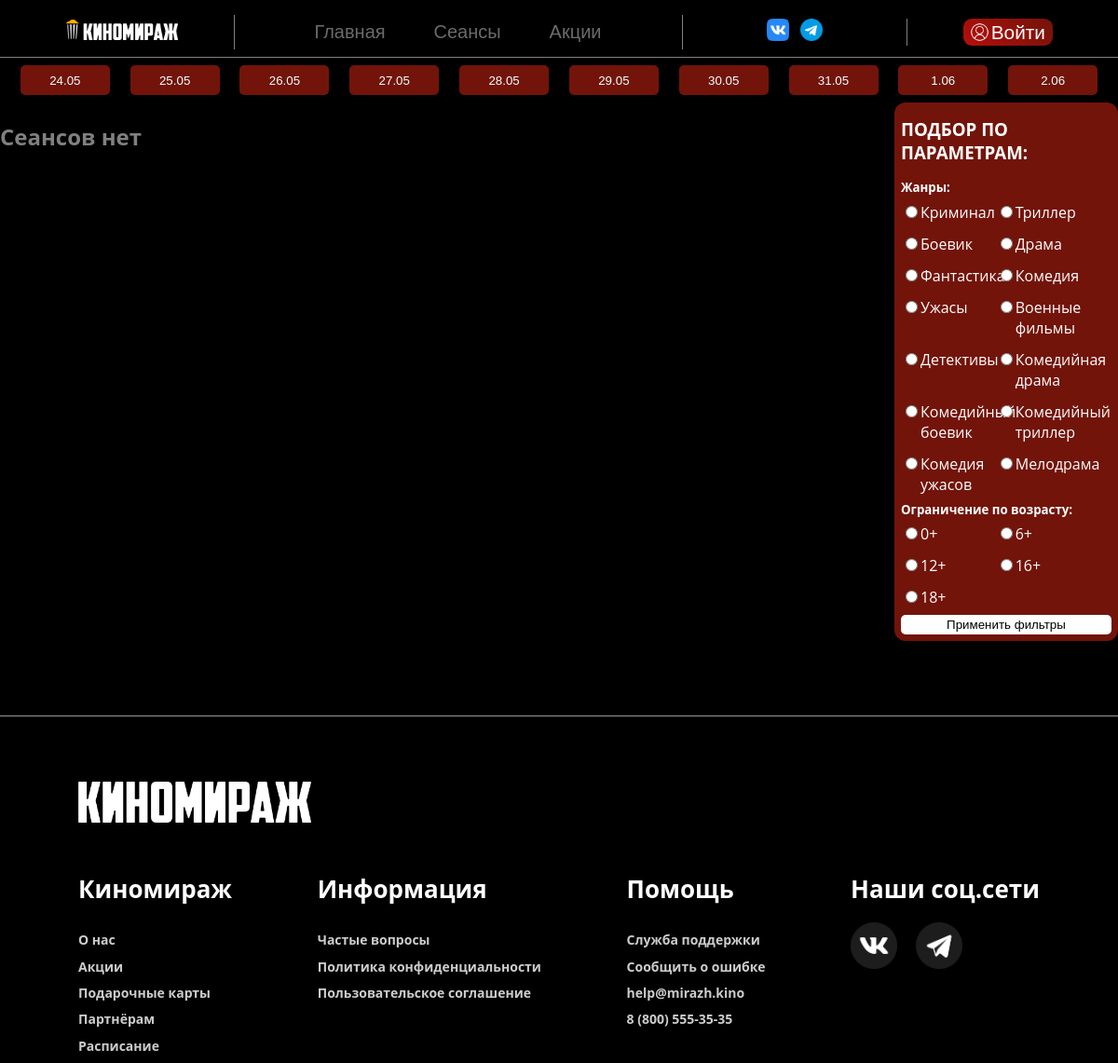
Page /session.php?age=18+ on the committed database.
### tables this page shows
CREATE TABLE `category` (
  `category_id` smallint NOT NULL,
  `category_name` varchar(255) NOT NULL
);

### components/session-filter.php (the view, shortened to what this page needs)
<?php
    $filt_query = "SELECT * FROM category";
    $filt_res = mysqli_query($conn, $filt_query);
?>
<link rel="stylesheet" href="assets/css/seans.css">
<form class="session-film-filter" method="GET">
    <h3 class="filter-main-text">ПОДБОР ПО ПАРАМЕТРАМ:</h3>
    <h5 class="filt-second-text">Жанры:</h5>
    <div class="filt-check-block">
        <?php
            $filt_num_rows = mysqli_num_rows($filt_res);
            if ($filt_num_rows > 0){
                for ($i=0; $i<$filt_num_rows; $i++){
                    $cat_filt = mysqli_fetch_array($filt_res, MYSQLI_ASSOC);
                    $cat_filt_html = <<<_CATFILTER
                        <div class="select-element">
                            <input id="$cat_filt[category_id]" type="radio" value="$cat_filt[category_name]" name="category">
                            <label for="$cat_filt[category_id]" class="sort">$cat_filt[category_name]</label>
                        </div>
                    _CATFILTER;
                    echo $cat_filt_html;
                }
            }
        ?>
    </div>
    <h5 class="filt-second-text">Ограничение по возрасту:</h5>
    <div class="filt-check-block">
        <div class="select-element">
            <input type="radio" name="age" value="0">
            <label class="sort">0+</label>
        </div>
        <div class="select-element">
            <input type="radio" name="age"  value="6">
            <label class="sort">6+</label>
        </div>
        <div class="select-element">
            <input type="radio" name="age"  value="12">
            <label class="sort">12+</label>
        </div>
        <div class="select-element">
            <input type="radio" name="age"  value="16">
            <label class="sort">16+</label>
        </div>
        <div class="select-element">
            <input type="radio" name="age"  value="18">
            <label class="sort">18+</label>
        </div>
    </div>
    <input class="button" type="submit" value="Применить фильтры">
</form>

### assets/css/style.css (style rules this page uses)
body { background-color: black; font-family: 'Open Sans', sans-serif; overflow-x: hidden; margin: 0; }

### assets/css/seans.css (style rules this page uses)
.session-film-filter { display: flex; flex-direction: column; background-color: #72140A; padding: 7px; border-radius: 12px; position: sticky; top: 10vh; z-index: 99; }
.session-film-filter h3, h5 { margin-block: 0.5em; color: white; }
.select-element { width: 50%; color: white; display: flex; flex-direction: row; align-items: baseline; }
.filt-check-block { max-width: 90%; display: flex; flex-direction: row; flex-wrap: wrap; row-gap: 1vw; }
.session-film-filter input.button { background-color: #ffffff; border: 0; border-radius: 5px; margin-top: 1vh; padding: 3px; }

### rows in the picture
category: category_name "Криминал"
category: category_name "Триллер"
category: category_name "Боевик"
category: category_name "Драма"
category: category_name "Фантастика"
category: category_name "Комедия"
category: category_name "Ужасы"
category: category_name "Военные фильмы"
category: category_name "Детективы"
category: category_name "Комедийная драма"
category: category_name "Комедийный боевик"
category: category_name "Комедийный триллер"
category: category_name "Комедия ужасов"
category: category_name "Мелодрама"

### other values in the picture
$acc_text "Войти"
$date_fo "24.05"
$date_fo "25.05"
$date_fo "26.05"
$date_fo "27.05"
$date_fo "28.05"
$date_fo "29.05"
$date_fo "30.05"
$date_fo "31.05"
$date_fo "1.06"
$date_fo "2.06"
